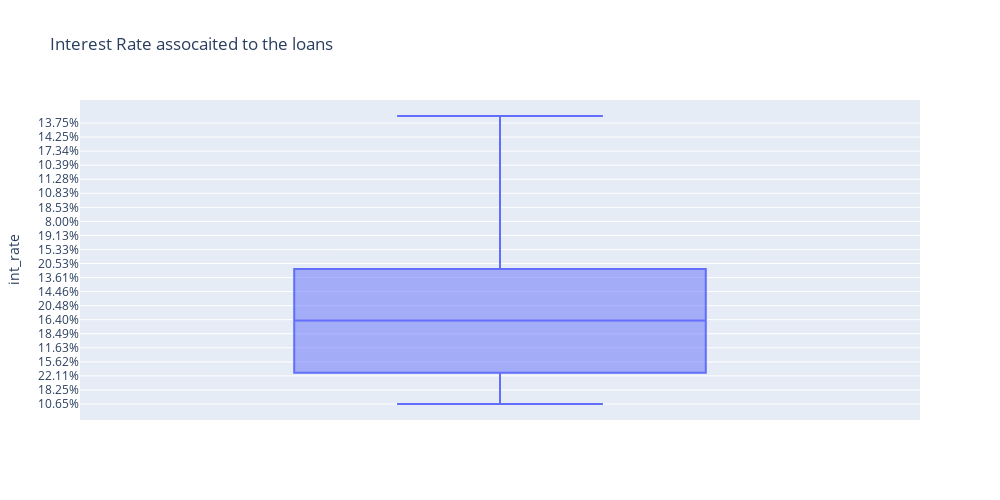

Here is the notebook cell this chart was saved with:
### Code cell
px.box(loan_data,y='int_rate',width=1000,height=500,title='Interest Rate assocaited to the loans').show()

### Figure 1 — Plotly figure (JSON) as saved in the notebook; plotly's stock layout.template omitted (floating-point values rounded to 4 significant figures; data arrays with more than 128 entries replaced by an {"elided": "..."} marker saying what was removed)
{"data": [{"alignmentgroup": "True", "hovertemplate": "int_rate=%{y}<extra></extra>", "legendgroup": "", "marker": {"color": "#636efa"}, "name": "", "notched": false, "offsetgroup": "", "orientation": "v", "showlegend": false, "type": "box", "x0": " ", "xaxis": "x", "y": {"elided": "38577 str values"}, "y0": " ", "yaxis": "y"}], "layout": {"boxmode": "group", "height": 500, "legend": {"tracegroupgap": 0}, "title": {"text": "Interest Rate assocaited to the loans"}, "width": 1000, "xaxis": {"anchor": "y", "domain": [0, 1]}, "yaxis": {"anchor": "x", "domain": [0, 1], "title": {"text": "int_rate"}}}}
